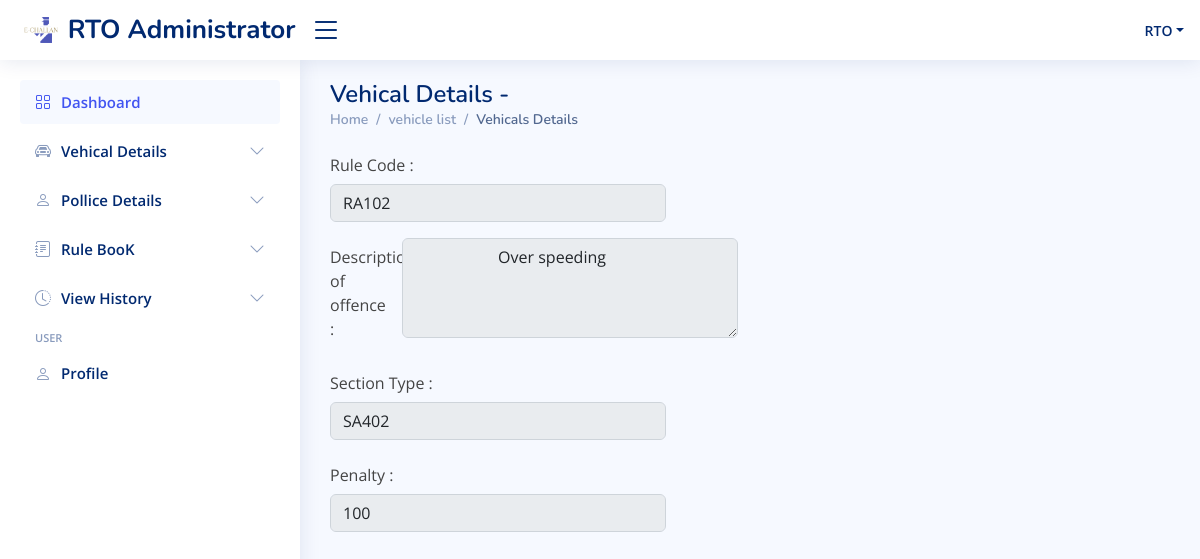
The app's page /rto-administrator/rtodashboard/view_rule_list/show_rid/4 (signed in) with its own data.
### rto/models.py (models this page shows, shortened)
class Rules(models.Model):
    rule_id=models.AutoField(primary_key= True)
    rule_code=models.CharField(max_length=50)
    rule_desc=models.CharField(max_length=100,blank=True)
    rule_sect = models.CharField(max_length=50,null=True)
    rule_pen=models.CharField(max_length=100,null=True)

### rto/views.py (the view)
# urls.py: path('rtodashboard/view_rule_list/show_rid/<int:rid>', views.show_rid,name="ur"),
def show_rid(request, rid):
    if authcheck(request):
        rule = Rules.objects.get(rule_id=rid)
        context = {
            'user': user(request),
            'member': rule,
            'access':False
        }
        return render(request, 'update_rule.html', context)
    else:
        return log_rto()

### rto/views.py (called while the page is built)
def authcheck(request):
    if request.session.get('login') == False or request.session.get('username') == None:
        return False
    else:
        return True

def user(request):
    user_info = {
        'username': request.session.get('username')
    }
    return user_info

### rto/templates/update_rule.html (shortened to what this page needs)
{% extends 'base.html' %}
{% block body1 %}
<main id="main" class="main">
    {% if access == False %}
    <div class="pagetitle">
      <h1>Vehical Details - {{member.vehicle_no}}</h1>
      <nav>
        <ol class="breadcrumb">
            <li class="breadcrumb-item"><a href="../">Home</a></li>
            <li class="breadcrumb-item">vehicle list</li>
            <li class="breadcrumb-item active">Vehicals Details</li>
        </ol>
      </nav>
    </div>
    {% endif %}
    <section class="section">
      <div class="row">
        <div class="col-lg-6">
              <form method="post" action="update_rid_record/{{member.rule_id}}">
                <div class="row mb-3">
                    <label for="inputText" class="col-sm-4 col-form-label">Rule Code :</label>
                    <div class="col-sm-10">
                      <input type="text" class="form-control" name="rule_code" value={{member.rule_code}} {% if access == False %}disabled{% endif %} re>
                    </div>
                  </div>
                <div class="row mb-3">
                  <label for="dec_off" class="col-sm-2 col-form-label">Description of offence :</label>
                  <div class="col-sm-10">
                    <textarea class="form-control" style="height: 100px" name="dec_off" id="dec_off"  {% if access == False %}disabled{% endif %} required>
                    {{member.rule_desc}}
                    </textarea>
                  </div>
                </div>
                <div class="row mb-3">
                  <label for="inputText" class="col-sm-4 col-form-label">Section Type :</label>
                  <div class="col-sm-10">
                    <input type="text" class="form-control" name="Sect" value={{member.rule_sect}} {% if access == False %}disabled{% endif %} required>
                  </div>
                </div>
                <div class="row mb-3">
                  <label for="inputText" class="col-sm-4 col-form-label">Penalty :</label>
                  <div class="col-sm-10">
                    <input type="text" class="form-control" name="penalty" value={{member.rule_pen}} {% if access == False %}disabled{% endif %} required>
                  </div>
                </div>
              </form>
            </div>
          </div>
        </div>
{% endblock body1 %}

### rto/static/assets/css/style.css (style rules this page uses)
:root { scroll-behavior: smooth; }
body { font-family: "Open Sans", sans-serif; background: #f6f9ff; color: #444444; }
a { color: #4154f1; text-decoration: none; }
h1, h2, h3, h4, h5, h6 { font-family: "Nunito", sans-serif; }
#main { margin-top: 60px; padding: 20px 30px; transition: all 0.3s; }
.pagetitle { margin-bottom: 10px; }
.pagetitle h1 { font-size: 24px; margin-bottom: 0; font-weight: 600; color: #012970; }
.breadcrumb { font-size: 14px; font-family: "Nunito", sans-serif; color: #899bbd; font-weight: 600; }
.breadcrumb a { color: #899bbd; transition: 0.3s; }
.breadcrumb .breadcrumb-item::before { color: #899bbd; }
.breadcrumb .active { color: #51678f; font-weight: 600; }
@media (min-width: 1200px) { #main, #footer { margin-left: 300px; } }

### records on screen
Rules: rule_code "RA102", dec_off "Over speeding", Sect "SA402", penalty "100"

### other values on screen
{{ user.username }} "RTO"
